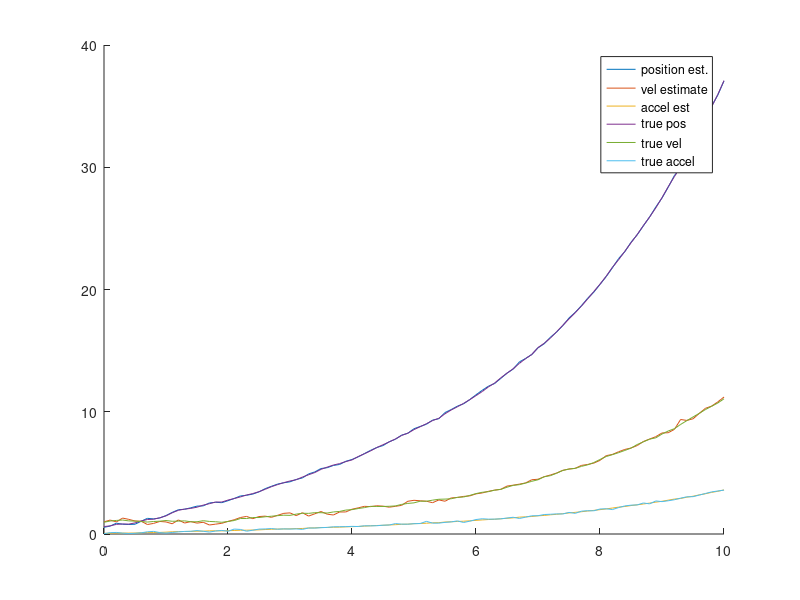
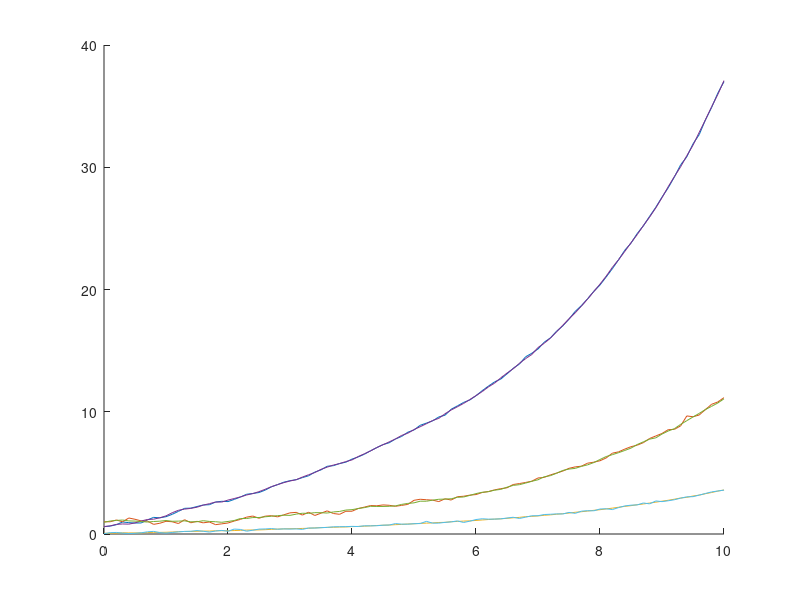

Here is the MATLAB script that generated these plots, in order:
clear all
close all
clc

%example code written by: Christian Mele

%time step of analysis
dt = 0.1; % (relatively slow refresh rate)

%% Prediction estimation - this is your "Priori"
% we will be using IMU values for the project, however in this example we
% use a block with a spring attached to it 

xhat = [0.5;1;0]; %mean(mu) estimate for the "first" step
P = 1; %covariance initial estimation between the 
% the covariance matrix P is the weighted covariance between the  
% motion model definition - establish your robots "movement"
k = 1; %spring value
m = 10; %mass

A = [1, dt, 1/2*dt^2; 0, 1, dt; k/m, 0, 0]; %this is the state space
B = [0;0;1/m]; %this is the "input" 
B = [0;0;1]; % we can also treat the input as the "acceleration" for that step as calculated by an IMU!
Q = eye(3,3)*0.05; % this is the model variance/covariance (usually we treat it as the input matrix squared).
% these are the discrete components, found by performing a taylor's
% expansion on the continuous model



%% Measurement Model - Update component 
C = [-1,0, 0; 0,0.6,0]; %what this represents is our "two" sensors, both with linear relationships 
% to position and velocity respectively 

% in actual environments, what this does is translate our measurement to a
% voltage or some other metric that can be ripped directly from the sensor
% when taking online measurements. We compare those values as our "error"

R = [0.05, 0, ; 0, 0.05, ]; % this is the sensor model variance-usually characterized to accompany 
% the sensor model already starting 

%runs for ten seconds
Tfinal = 10;
T = 0:dt:Tfinal;
x = zeros(3,length(T) + 1);
x(:,1) = xhat;
y = zeros(2,length(T));

%% Main run loop
for k=1:length(T)

    u = 0.01; %normally you'd initialise this above
    %% Simulate motion with random motion disturbance

    w = [Q(1,1)*randn(1);Q(2,2)*randn(1);Q(3,3)*randn(1)];
    % update state - this is a simulated motion and is PURELY for fake
    % sensing and would essentially be
    x(:,k+1) = A*x(:,k) + B*u + w;

    %taking a measurement - simulating a sensor
    % create our sensor disturbance 
    v = [R(1,1)*randn(1);R(2,2)*randn(1)];
    % create this simulated sensor measurement
    y(:,k) = C*x(:,k+1) + v;


    %% Kalman Filter Estimation
    
    %Prediction update
    xhat_k = A*xhat + B*u; %we do not put noise on our prediction
    P_predict = A*P*A' + Q; %this co-variance is the prediction of essentially how the measurement and sensor model move together
    % in relation to each state and helps scale our kalman gain by giving
    % the ratio. By Definition, P is the variance of the state space, and
    % by applying it to the motion model we're getting a motion uncertainty
    % which can be propogated and applied to the measurement model and
    % expand its uncertainty as well

    % Measurement Update and Kalman Gain
    K = P_predict*C'*inv(C*P_predict*C' + R); %the pseudo inverse of the measurement model, as it relates to the model covariance
    % if we don't have a measurement for velocity, the P-matrix tells the
    % measurement model how the two should move together (and is normalised
    % in the process with added noise), which is how the kalman gain is
    % created --> detailing "how" the error should be scaled based on the
    % covariance. If you expand P_predict out, it's clearly the
    % relationship and cross-projected relationships, of the states from a
    % measurement and motion model perspective, with a moving scalar to
    % help drive that relationship towards zero (P should stabilise).

    xhat = xhat_k + K*(y(:,k) - C*xhat_k);
    P = (1-K*C)*P_predict; %the full derivation for this is kind of complex relying on 
    % some pretty cool probability knowledge
    
    %store estimates
    xhat_S(:,k) = xhat_k;
    x_S(:,k) = xhat;
    y_hat(:,k) = C*xhat;
end

%Plot full trajectory 
figure(1)
hold on
plot(T,x_S)
hold on
plot(T,x(:,2:end))
legend('position est.','vel estimate', 'accel est', 'true pos', 'true vel', 'true accel');

% predictions
figure(2)
hold on
plot(T,xhat_S)
hold on
plot(T,x(:,2:end))
